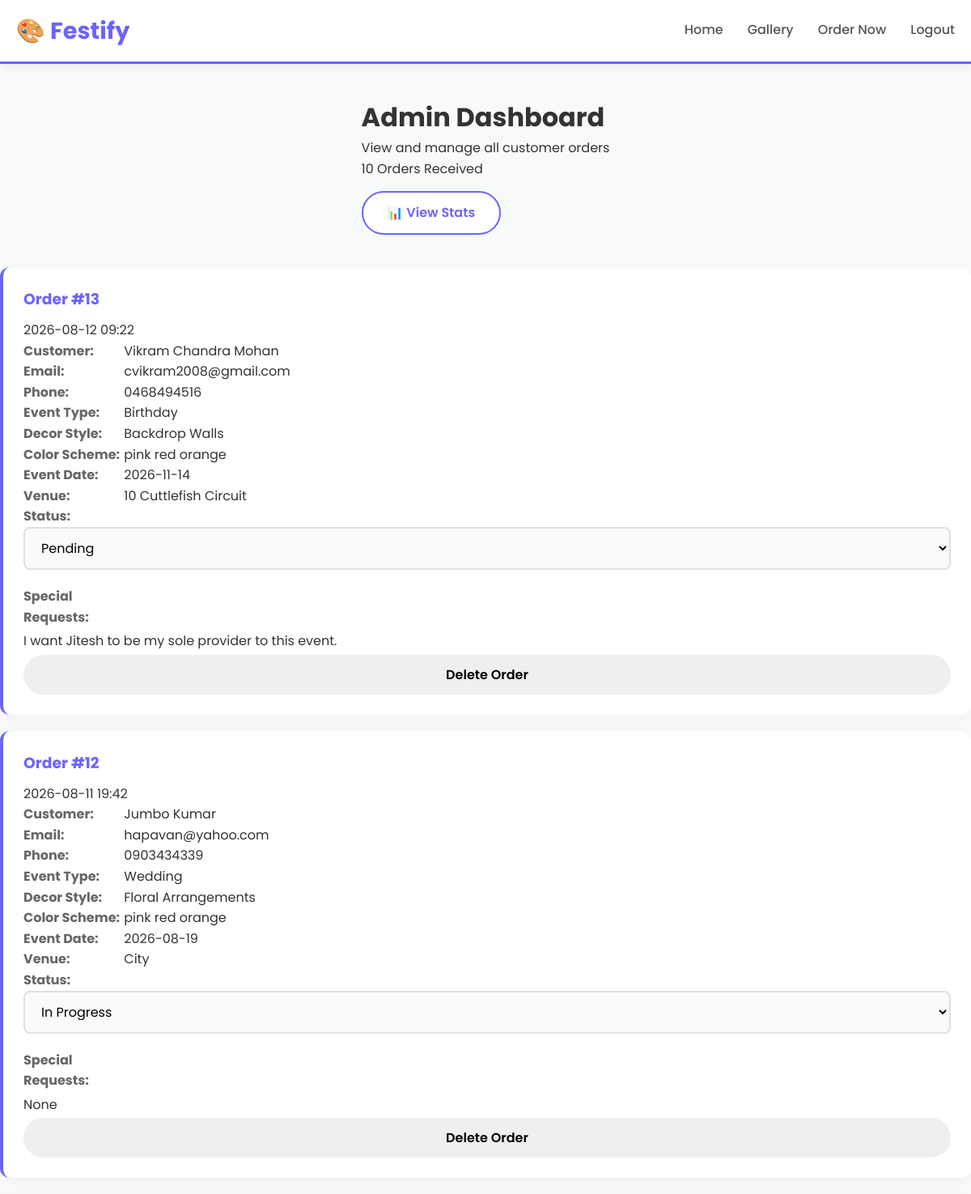
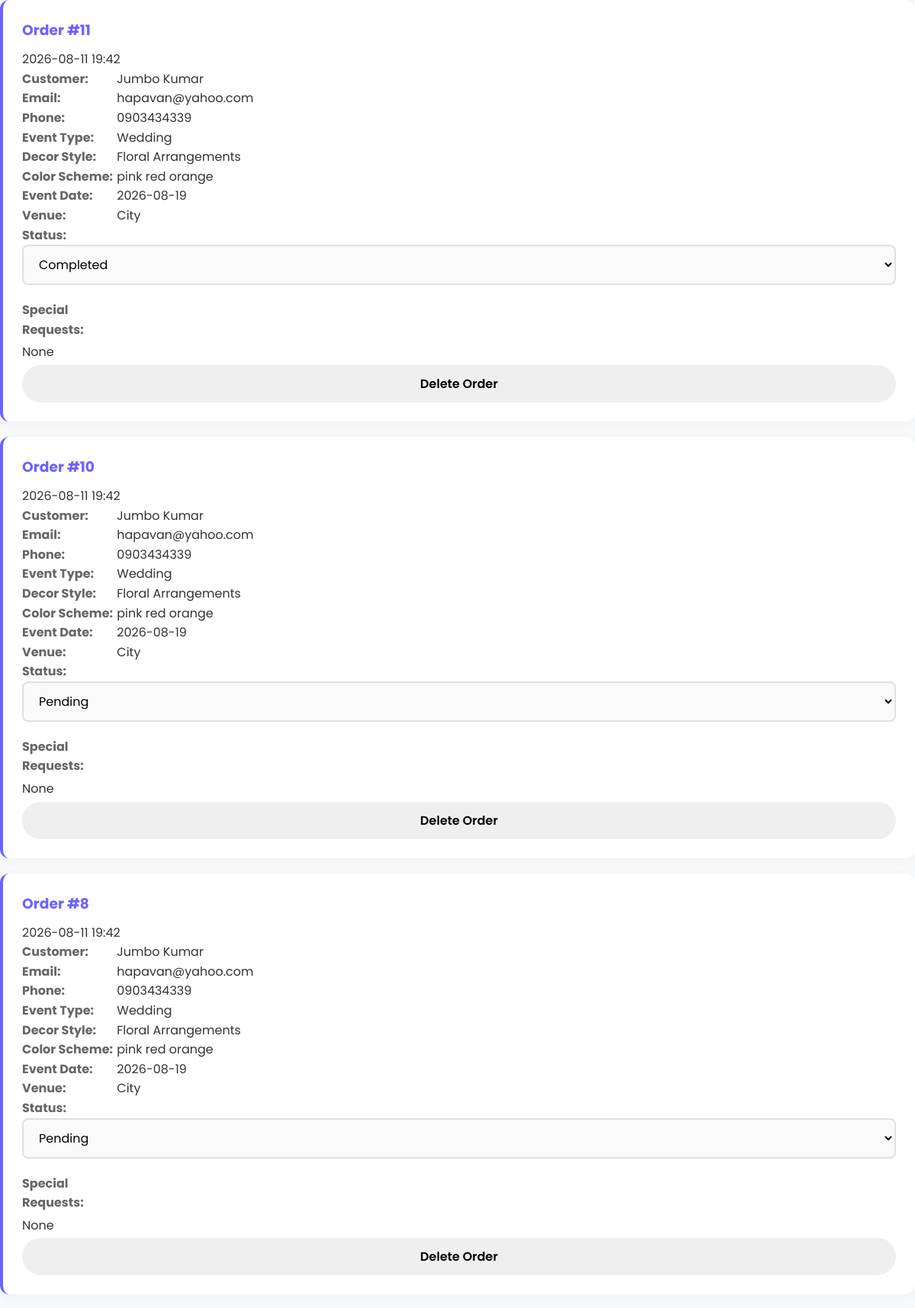
/admin (signed in, upper part), run on the app's committed database (2 pictures, top to bottom).
### tables this page shows
CREATE TABLE orders (
            id INTEGER PRIMARY KEY AUTOINCREMENT,
            customer_name TEXT NOT NULL,
            email TEXT NOT NULL,
            phone TEXT,
            event_type TEXT NOT NULL,
            decor_style TEXT NOT NULL,
            color_scheme TEXT,
            event_date TEXT NOT NULL,
            venue TEXT,
            special_requests TEXT,
            order_date TEXT NOT NULL
        , status TEXT DEFAULT 'Pending');

### app.py (the view)
@app.route("/admin")
def admin():
    if not session.get('logged_in'):
        return redirect("/login")
    search_query = request.args.get('search', '')
    connection = sqlite3.connect(DATABASE)
    cursor = connection.cursor()
    if search_query:
        cursor.execute("SELECT * FROM orders WHERE customer_name LIKE ? ORDER BY id DESC", ('%' + search_query + '%',))
    else:
        cursor.execute("SELECT * FROM orders ORDER BY id DESC")
    orders = cursor.fetchall()
    connection.close()
    return render_template("admin.html", orders=orders, search_query=search_query)

### templates/admin.html (shortened to what this page needs)
<!DOCTYPE html>
<html>
<head>
    <link rel="stylesheet" href="{{ url_for('static', filename='style.css') }}">
</head>
<body>
    <nav class="navbar">
        <div class="nav-container">
            <a href="/" class="nav-logo">🎨 Festify</a>
            <div class="nav-links">
                <a href="/">Home</a>
                <a href="/decor">Gallery</a>
                <a href="/order">Order Now</a>
                <a href="/logout">Logout</a>
            </div>
        </div>
    </nav>
    <div class="container">
        <h1>Admin Dashboard</h1>
    <p>View and manage all customer orders</p>
    <span class="order-count">{{ orders|length }} Orders Received</span>
    <br>
    <a href="/admin/stats" class="btn btn-secondary" style="margin-top: 15px; display: inline-block;">📊 View Stats</a>
        </div>
        {% if orders %}
        <div class="orders-list">
            {% for order in orders %}
            <div class="order-card">
                <div class="order-header">
                    <h3>Order #{{ order[0] }}</h3>
                    <span class="order-date">{{ order[10] }}</span>
                </div>
                <div class="order-details">
                    <div class="order-row">
                        <strong>Customer:</strong> {{ order[1] }}
                    </div>
                    <div class="order-row">
                        <strong>Email:</strong> {{ order[2] }}
                    </div>
                    <div class="order-row">
                        <strong>Phone:</strong> {{ order[3] if order[3] else 'Not provided' }}
                    </div>
                    <div class="order-row">
                        <strong>Event Type:</strong> {{ order[4] }}
                    </div>
                    <div class="order-row">
                        <strong>Decor Style:</strong> {{ order[5] }}
                    </div>
                    <div class="order-row">
                        <strong>Color Scheme:</strong> {{ order[6] if order[6] else 'Not specified' }}
                    </div>
                    <div class="order-row">
                        <strong>Event Date:</strong> {{ order[7] }}
                    </div>
                    <div class="order-row">
                        <strong>Venue:</strong> {{ order[8] if order[8] else 'Not specified' }}
                    </div>
                    <div class="order-row">
                        <strong>Status:</strong>
                        <form action="/update_status/{{ order[0] }}" method="POST" class="status-form">
                            <select name="status" onchange="this.form.submit()">
                                <option value="Pending" {% if order[11] == 'Pending' %}selected{% endif %}>Pending</option>
                                <option value="In Progress" {% if order[11] == 'In Progress' %}selected{% endif %}>In Progress</option>
                                <option value="Completed" {% if order[11] == 'Completed' %}selected{% endif %}>Completed</option>
                            </select>
                        </form>
                    </div>
                    <div class="order-row full-width">
                        <strong>Special Requests:</strong>
                        <p>{{ order[9] if order[9] else 'None' }}</p>
                    </div>
                    <div class="order-row full-width">
                        <form action="/delete_order/{{ order[0] }}" method="POST" onsubmit="return confirm('Are you sure you want to delete this order?')">
                            <button type="submit" class="btn btn-danger">Delete Order</button>
                        </form>
                    </div>
                </div>
            </div>
            {% endfor %}
        </div>
        {% else %}
        <div class="empty-state">
            <p>No orders have been placed yet.</p>
            <a href="/" class="btn btn-primary">Return Home</a>
        </div>
        {% endif %}
</body>
</html>

### static/style.css (style rules this page uses)
* { margin: 0; padding: 0; box-sizing: border-box; }
body { font-family: 'Poppins', sans-serif; background: #f8f9fa; color: #333; min-height: 100vh; display: flex; flex-direction: column; line-height: 1.6; }
a { text-decoration: none; color: inherit; }
.container { max-width: 1200px; margin: 0 auto; padding: 40px 20px; flex: 1; }
.navbar { background: white; box-shadow: 0 2px 15px rgba(0, 0, 0, 0.08); padding: 15px 0; position: sticky; top: 0; z-index: 1000; border-bottom: 3px solid #6C63FF; }
.nav-container { max-width: 1200px; margin: 0 auto; padding: 0 20px; display: flex; justify-content: space-between; align-items: center; flex-wrap: wrap; gap: 15px; }
.nav-logo { font-size: 1.8rem; font-weight: 700; color: #6C63FF; transition: transform 0.3s; }
.nav-links { display: flex; gap: 30px; align-items: center; flex-wrap: wrap; }
.nav-links a { color: #555; font-weight: 500; transition: color 0.3s; padding: 5px 0; border-bottom: 2px solid transparent; }
.btn { display: inline-block; padding: 12px 30px; border-radius: 30px; font-weight: 600; transition: all 0.3s ease; border: none; cursor: pointer; font-size: 1rem; font-family: inherit; text-align: center; }
.btn-secondary { background: white; color: #6C63FF; border: 2px solid #6C63FF; }
form input, form select, form textarea { width: 100%; padding: 12px 16px; border: 2px solid #e0e0e0; border-radius: 8px; font-size: 1rem; transition: all 0.3s ease; font-family: inherit; background: #fafafa; margin-bottom: 20px; }
form button { width: 100%; }
.order-card { background: white; padding: 25px; border-radius: 12px; box-shadow: 0 3px 15px rgba(0, 0, 0, 0.04); border-left: 4px solid #6C63FF; margin-bottom: 20px; }
.order-card h3 { color: #6C63FF; margin-bottom: 10px; }
.order-card p { padding: 4px 0; }
.order-card strong { color: #666; display: inline-block; width: 120px; }

### data on the page
orders: id "13", order_date "2026-08-12 09:22", customer_name "Vikram Chandra Mohan", email "cvikram2008@gmail.com", phone "0468494516", event_type "Birthday", decor_style "Backdrop Walls", color_scheme "pink red orange", event_date "2026-11-14", venue "10 Cuttlefish Circuit", status "Pending", special_requests "I want Jitesh to be my sole provider to this event."
orders: id "12", order_date "2026-08-11 19:42", customer_name "Jumbo Kumar", email "hapavan@yahoo.com", phone "0903434339", event_type "Wedding", decor_style "Floral Arrangements", color_scheme "pink red orange", event_date "2026-08-19", venue "City", status "In Progress", special_requests "None"
orders: id "11", order_date "2026-08-11 19:42", customer_name "Jumbo Kumar", email "hapavan@yahoo.com", phone "0903434339", event_type "Wedding", decor_style "Floral Arrangements", color_scheme "pink red orange", event_date "2026-08-19", venue "City", status "Completed", special_requests "None"
orders: id "10", order_date "2026-08-11 19:42", customer_name "Jumbo Kumar", email "hapavan@yahoo.com", phone "0903434339", event_type "Wedding", decor_style "Floral Arrangements", color_scheme "pink red orange", event_date "2026-08-19", venue "City", status "Pending", special_requests "None"
orders: id "8", order_date "2026-08-11 19:42", customer_name "Jumbo Kumar", email "hapavan@yahoo.com", phone "0903434339", event_type "Wedding", decor_style "Floral Arrangements", color_scheme "pink red orange", event_date "2026-08-19", venue "City", status "Pending", special_requests "None"

### other printed values
{{ orders|length }} "10"
